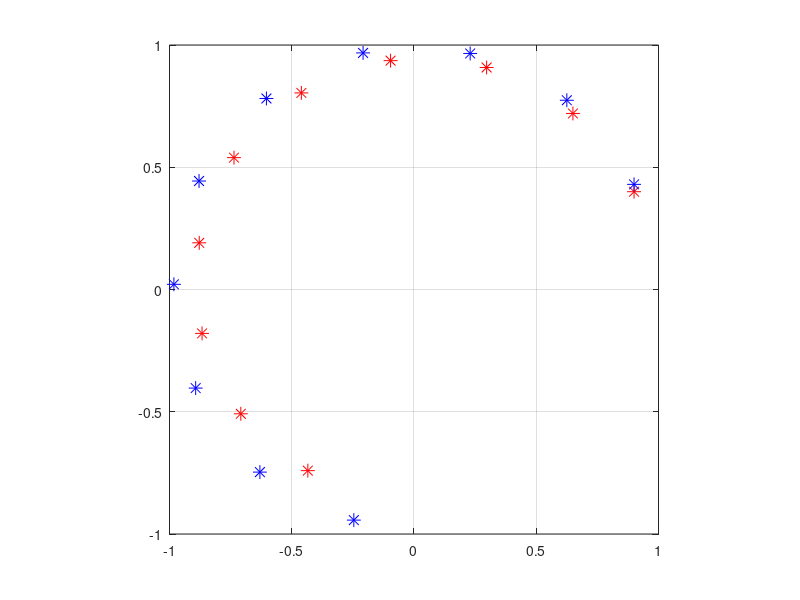

Source code (MATLAB):
z1=0.9+0.4*i;
z2=0.9+0.43*i;
for n=1:10
  plot(z1^n,'r*','markersize',10,z2^n,'b*','markersize',10);
  axis('square');
  hold on;
endfor
grid on;
